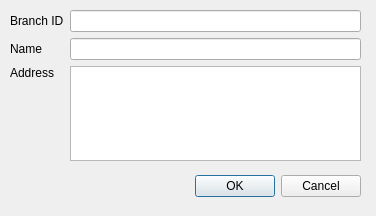
<?xml version="1.0" encoding="UTF-8"?>
<ui version="4.0">
 <class>EntryDC</class>
 <widget class="QDialog" name="EntryDC">
  <property name="geometry">
   <rect>
    <x>0</x>
    <y>0</y>
    <width>376</width>
    <height>216</height>
   </rect>
  </property>
  <property name="minimumSize">
   <size>
    <width>376</width>
    <height>216</height>
   </size>
  </property>
  <property name="windowTitle">
   <string>Distribution Centre Management</string>
  </property>
  <widget class="QDialogButtonBox" name="buttonBox">
   <property name="geometry">
    <rect>
     <x>20</x>
     <y>170</y>
     <width>341</width>
     <height>32</height>
    </rect>
   </property>
   <property name="orientation">
    <enum>Qt::Horizontal</enum>
   </property>
   <property name="standardButtons">
    <set>QDialogButtonBox::Cancel|QDialogButtonBox::Ok</set>
   </property>
  </widget>
  <widget class="QWidget" name="gridLayoutWidget">
   <property name="geometry">
    <rect>
     <x>10</x>
     <y>10</y>
     <width>351</width>
     <height>151</height>
    </rect>
   </property>
   <layout class="QGridLayout" name="gridLayout">
    <item row="0" column="0">
     <widget class="QLabel" name="label">
      <property name="text">
       <string>Branch ID</string>
      </property>
     </widget>
    </item>
    <item row="1" column="0">
     <widget class="QLabel" name="label_2">
      <property name="text">
       <string>Name</string>
      </property>
     </widget>
    </item>
    <item row="2" column="0" alignment="Qt::AlignTop">
     <widget class="QLabel" name="label_3">
      <property name="text">
       <string>Address</string>
      </property>
     </widget>
    </item>
    <item row="0" column="1">
     <widget class="QLineEdit" name="lineEdit"/>
    </item>
    <item row="1" column="1">
     <widget class="QLineEdit" name="lineEdit_2"/>
    </item>
    <item row="2" column="1">
     <widget class="QTextEdit" name="textEdit"/>
    </item>
   </layout>
  </widget>
 </widget>
 <resources/>
 <connections>
  <connection>
   <sender>buttonBox</sender>
   <signal>accepted()</signal>
   <receiver>EntryDC</receiver>
   <slot>accept()</slot>
   <hints>
    <hint type="sourcelabel">
     <x>248</x>
     <y>254</y>
    </hint>
    <hint type="destinationlabel">
     <x>157</x>
     <y>274</y>
    </hint>
   </hints>
  </connection>
  <connection>
   <sender>buttonBox</sender>
   <signal>rejected()</signal>
   <receiver>EntryDC</receiver>
   <slot>reject()</slot>
   <hints>
    <hint type="sourcelabel">
     <x>316</x>
     <y>260</y>
    </hint>
    <hint type="destinationlabel">
     <x>286</x>
     <y>274</y>
    </hint>
   </hints>
  </connection>
 </connections>
</ui>
